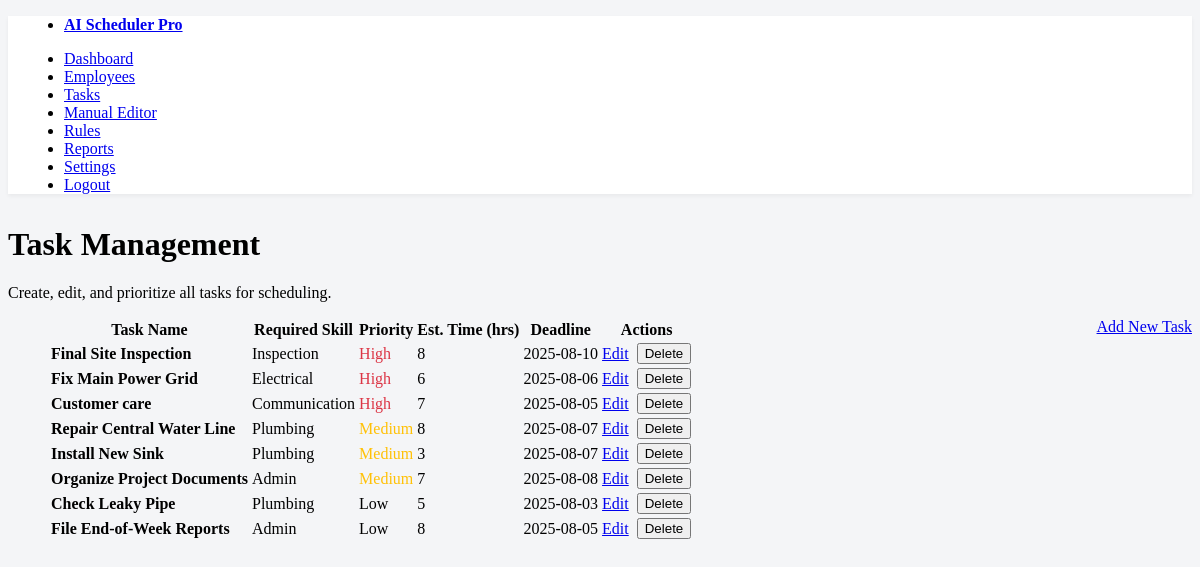
Before: /task_management (signed in) with the older database file.
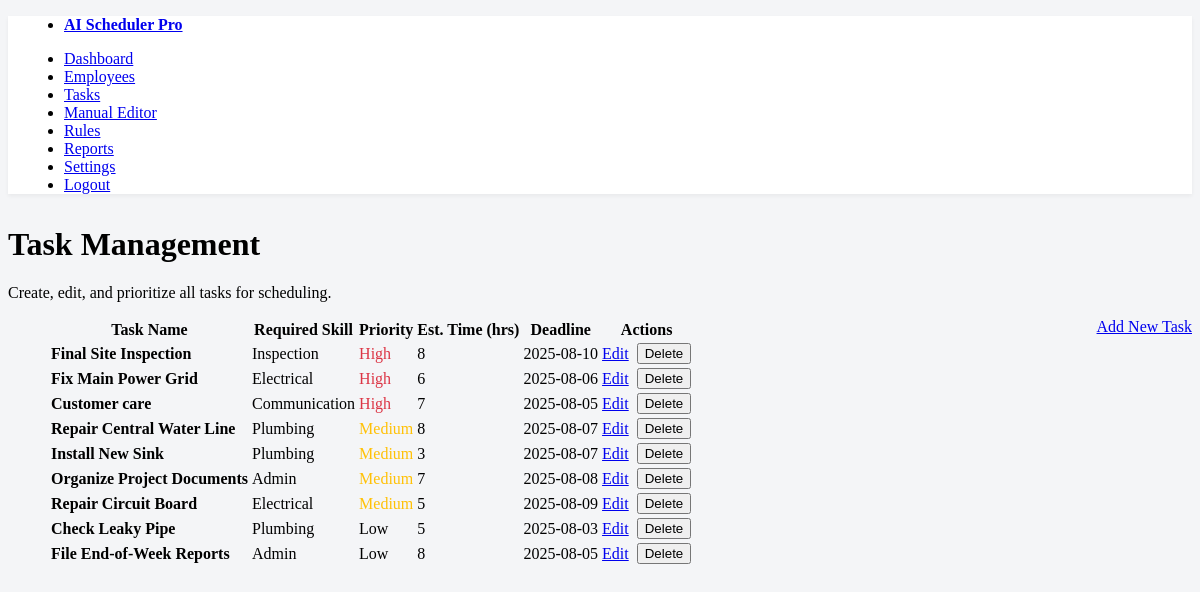
After: the same page with the newer database file.
### app.py (models this page shows)
class Task(db.Model):
    id = db.Column(db.Integer, primary_key=True)
    name = db.Column(db.String(100), nullable=False, unique=True)
    required_skill = db.Column(db.String(50), nullable=False)
    priority = db.Column(db.Integer, nullable=False, default=1)
    estimated_time = db.Column(db.Integer, nullable=True)
    deadline = db.Column(db.Date, nullable=True)
    preferences = db.relationship('LearnedPreference', backref='task', cascade="all, delete-orphan")

### app.py (the view)
@app.route('/task_management')
@login_required
def task_management():
    tasks = db.session.execute(db.select(Task).order_by(Task.priority.desc())).scalars().all()
    return render_template('task_management.html', tasks=tasks)

### app.py (called while the page is built)
@login_manager.user_loader
def load_user(user_id):
    return db.session.get(User, int(user_id))

### templates/task_management.html (shortened to what this page needs)
{% extends "base.html" %}
{% block content %}
<header>
    <div class="grid">
        <div>
            <h1 class="title">Task Management</h1>
            <p class="subtitle">Create, edit, and prioritize all tasks for scheduling.</p>
        </div>
        <div>
            <a href="{{ url_for('add_task') }}" role="button" class="contrast" style="float: right;">Add New Task</a>
        </div>
    </div>
</header>
<article>
    <figure>
        <table role="grid">
            <thead>
                <tr>
                    <th scope="col">Task Name</th>
                    <th scope="col">Required Skill</th>
                    <th scope="col">Priority</th>
                    <th scope="col">Est. Time (hrs)</th>
                    <th scope="col">Deadline</th>
                    <th scope="col">Actions</th>
                </tr>
            </thead>
            <tbody>
                {% for task in tasks %}
                    <tr>
                        <td><strong>{{ task.name }}</strong></td>
                        <td>{{ task.required_skill }}</td>
                        <td>
                            {% if task.priority == 3 %}
                                <span style="color: #dc3545;">High</span>
                            {% elif task.priority == 2 %}
                                <span style="color: #ffc107;">Medium</span>
                            {% else %}
                                <span>Low</span>
                            {% endif %}
                        </td>
                        <td>{{ task.estimated_time or 'N/A' }}</td>
                        <td>{{ task.deadline.strftime('%Y-%m-%d') if task.deadline else 'N/A' }}</td>
                        <td>
                            <div style="display: flex; gap: 0.5rem; align-items: center;">
                                <a href="{{ url_for('edit_task', task_id=task.id) }}" role="button" class="secondary" style="margin: 0; flex-shrink: 0;">Edit</a>
                                <form method="POST" action="{{ url_for('delete_task_from_mgmt', task_id=task.id) }}" onsubmit="return confirm('Are you sure you want to delete this task?');" style="margin: 0;">
                                    <button type="submit" class="contrast" style="margin: 0; flex-shrink: 0;">Delete</button>
                                </form>
                            </div>
                        </td>
                    </tr>
                {% else %}
                    <tr>
                        <td colspan="6">No tasks have been added yet.</td>
                    </tr>
                {% endfor %}
            </tbody>
        </table>
    </figure>
</article>
{% endblock %}

Changed rows visible on the page:
added Task: name "Repair Circuit Board", required_skill "Electrical", priority "Medium", estimated_time "5", deadline "2025-08-09"
